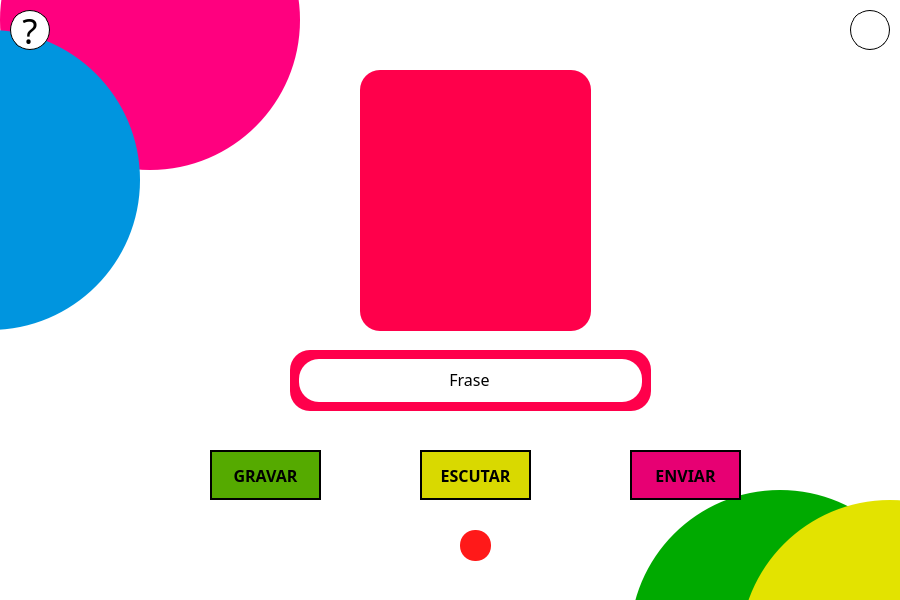
<?xml version="1.0" encoding="UTF-8"?>
<ui version="4.0">
 <class>MainWindow</class>
 <widget class="QMainWindow" name="MainWindow">
  <property name="geometry">
   <rect>
    <x>0</x>
    <y>0</y>
    <width>900</width>
    <height>600</height>
   </rect>
  </property>
  <property name="minimumSize">
   <size>
    <width>900</width>
    <height>600</height>
   </size>
  </property>
  <property name="maximumSize">
   <size>
    <width>900</width>
    <height>600</height>
   </size>
  </property>
  <property name="windowTitle">
   <string>Gravacao</string>
  </property>
  <widget class="QWidget" name="centralwidget">
   <widget class="QFrame" name="frame">
    <property name="geometry">
     <rect>
      <x>0</x>
      <y>0</y>
      <width>900</width>
      <height>600</height>
     </rect>
    </property>
    <property name="minimumSize">
     <size>
      <width>900</width>
      <height>600</height>
     </size>
    </property>
    <property name="styleSheet">
     <string notr="true">background-color: rgb(255, 255, 255);</string>
    </property>
    <property name="frameShape">
     <enum>QFrame::NoFrame</enum>
    </property>
    <property name="frameShadow">
     <enum>QFrame::Plain</enum>
    </property>
    <widget class="QFrame" name="frame_6">
     <property name="geometry">
      <rect>
       <x>0</x>
       <y>-130</y>
       <width>300</width>
       <height>300</height>
      </rect>
     </property>
     <property name="styleSheet">
      <string notr="true">background-color: rgb(255, 0, 127);
border-radius: 150px;</string>
     </property>
     <property name="frameShape">
      <enum>QFrame::NoFrame</enum>
     </property>
     <property name="frameShadow">
      <enum>QFrame::Raised</enum>
     </property>
    </widget>
    <widget class="QFrame" name="frame_9">
     <property name="geometry">
      <rect>
       <x>630</x>
       <y>490</y>
       <width>300</width>
       <height>300</height>
      </rect>
     </property>
     <property name="styleSheet">
      <string notr="true">background-color: rgb(0, 170, 0);
border-radius: 150px;</string>
     </property>
     <property name="frameShape">
      <enum>QFrame::NoFrame</enum>
     </property>
     <property name="frameShadow">
      <enum>QFrame::Raised</enum>
     </property>
     <widget class="QFrame" name="frame_8">
      <property name="geometry">
       <rect>
        <x>110</x>
        <y>10</y>
        <width>300</width>
        <height>300</height>
       </rect>
      </property>
      <property name="styleSheet">
       <string notr="true">background-color:rgb(227, 227, 0);
border-radius: 150px;</string>
      </property>
      <property name="frameShape">
       <enum>QFrame::NoFrame</enum>
      </property>
      <property name="frameShadow">
       <enum>QFrame::Raised</enum>
      </property>
     </widget>
    </widget>
    <widget class="QPushButton" name="bt_toHome">
     <property name="geometry">
      <rect>
       <x>850</x>
       <y>10</y>
       <width>40</width>
       <height>40</height>
      </rect>
     </property>
     <property name="font">
      <font>
       <family>Berlin Sans FB</family>
       <pointsize>26</pointsize>
      </font>
     </property>
     <property name="styleSheet">
      <string notr="true">QAbstractButton{
background-image: url(:/icones/home.png);
	background-repeat: no-repeat;	
	background-position: center;
	border: 1px solid black;
	border-radius: 20px;
}
QAbstractButton:hover{
background-color: rgb(231, 231, 231);
}</string>
     </property>
     <property name="text">
      <string/>
     </property>
    </widget>
    <widget class="QFrame" name="frame_7">
     <property name="geometry">
      <rect>
       <x>-160</x>
       <y>30</y>
       <width>300</width>
       <height>300</height>
      </rect>
     </property>
     <property name="styleSheet">
      <string notr="true">background-color:rgb(0, 149, 223);
border-radius: 150px;</string>
     </property>
     <property name="frameShape">
      <enum>QFrame::NoFrame</enum>
     </property>
     <property name="frameShadow">
      <enum>QFrame::Raised</enum>
     </property>
    </widget>
    <widget class="QPushButton" name="bt_gravar">
     <property name="geometry">
      <rect>
       <x>210</x>
       <y>450</y>
       <width>111</width>
       <height>50</height>
      </rect>
     </property>
     <property name="font">
      <font>
       <family>Berlin Sans FB Demi</family>
       <pointsize>12</pointsize>
       <weight>75</weight>
       <bold>true</bold>
      </font>
     </property>
     <property name="styleSheet">
      <string notr="true">QAbstractButton{
	background-color: rgb(85, 170, 0);
	border: 2px solid rgb(0, 0, 0);
}
QAbstractButton:hover{
background-color: rgb(98, 197, 0);
}</string>
     </property>
     <property name="text">
      <string>GRAVAR</string>
     </property>
    </widget>
    <widget class="QFrame" name="frame_2">
     <property name="geometry">
      <rect>
       <x>360</x>
       <y>70</y>
       <width>231</width>
       <height>261</height>
      </rect>
     </property>
     <property name="styleSheet">
      <string notr="true">QFrame{
	background-color: rgb(255, 0, 75);
	border: 0;
	border-radius: 20px;
}</string>
     </property>
     <property name="frameShape">
      <enum>QFrame::NoFrame</enum>
     </property>
     <property name="frameShadow">
      <enum>QFrame::Raised</enum>
     </property>
     <widget class="QFrame" name="imagem">
      <property name="geometry">
       <rect>
        <x>9</x>
        <y>10</y>
        <width>211</width>
        <height>241</height>
       </rect>
      </property>
      <property name="styleSheet">
       <string notr="true">QFrame{
	
	background-image: url(:/imagens_palavras/cachorro.png);
	background-repeat: no-repeat;
	border: 0;
	border-radius: 20px;
}</string>
      </property>
      <property name="frameShape">
       <enum>QFrame::StyledPanel</enum>
      </property>
      <property name="frameShadow">
       <enum>QFrame::Raised</enum>
      </property>
     </widget>
    </widget>
    <widget class="QFrame" name="frame_4">
     <property name="geometry">
      <rect>
       <x>290</x>
       <y>350</y>
       <width>361</width>
       <height>61</height>
      </rect>
     </property>
     <property name="styleSheet">
      <string notr="true">QFrame{
	background-color: rgb(255, 0, 75);
	border: 0;
	border-radius: 20px;
}</string>
     </property>
     <property name="frameShape">
      <enum>QFrame::NoFrame</enum>
     </property>
     <property name="frameShadow">
      <enum>QFrame::Raised</enum>
     </property>
     <layout class="QVBoxLayout" name="verticalLayout">
      <item>
       <widget class="QFrame" name="frame_5">
        <property name="styleSheet">
         <string notr="true">QFrame{
	background-color: rgb(255, 255, 255);
	border: 0;
	border-radius: 20px;
}</string>
        </property>
        <property name="frameShape">
         <enum>QFrame::StyledPanel</enum>
        </property>
        <property name="frameShadow">
         <enum>QFrame::Raised</enum>
        </property>
        <widget class="QLabel" name="label_frase">
         <property name="geometry">
          <rect>
           <x>20</x>
           <y>0</y>
           <width>301</width>
           <height>41</height>
          </rect>
         </property>
         <property name="font">
          <font>
           <family>Berlin Sans FB</family>
           <pointsize>12</pointsize>
          </font>
         </property>
         <property name="text">
          <string>Frase</string>
         </property>
         <property name="alignment">
          <set>Qt::AlignCenter</set>
         </property>
        </widget>
       </widget>
      </item>
     </layout>
    </widget>
    <widget class="QPushButton" name="bt_escutar">
     <property name="geometry">
      <rect>
       <x>420</x>
       <y>450</y>
       <width>111</width>
       <height>50</height>
      </rect>
     </property>
     <property name="font">
      <font>
       <family>Berlin Sans FB Demi</family>
       <pointsize>12</pointsize>
       <weight>75</weight>
       <bold>true</bold>
      </font>
     </property>
     <property name="styleSheet">
      <string notr="true">QAbstractButton{
	background-color:rgb(217, 217, 0);
	border: 2px solid rgb(0, 0, 0);
}
QAbstractButton:hover{
background-color: rgb(240, 240, 0);
}</string>
     </property>
     <property name="text">
      <string>ESCUTAR</string>
     </property>
    </widget>
    <widget class="QPushButton" name="bt_enviar">
     <property name="geometry">
      <rect>
       <x>630</x>
       <y>450</y>
       <width>111</width>
       <height>50</height>
      </rect>
     </property>
     <property name="font">
      <font>
       <family>Berlin Sans FB Demi</family>
       <pointsize>12</pointsize>
       <weight>75</weight>
       <bold>true</bold>
      </font>
     </property>
     <property name="styleSheet">
      <string notr="true">QAbstractButton{
	background-color: rgb(231, 0, 115);
	border: 2px solid rgb(0, 0, 0);
}
QAbstractButton:hover{
background-color: rgb(245, 0, 122);
}</string>
     </property>
     <property name="text">
      <string>ENVIAR</string>
     </property>
    </widget>
    <widget class="QPushButton" name="bt_info">
     <property name="geometry">
      <rect>
       <x>10</x>
       <y>10</y>
       <width>40</width>
       <height>40</height>
      </rect>
     </property>
     <property name="font">
      <font>
       <family>Berlin Sans FB</family>
       <pointsize>26</pointsize>
      </font>
     </property>
     <property name="styleSheet">
      <string notr="true">QAbstractButton{
	background-color: rgb(255, 255, 255);
	border: 1px solid black;
	border-radius: 20px;
}
QAbstractButton:hover{
background-color: rgb(231, 231, 231);
}</string>
     </property>
     <property name="text">
      <string>?</string>
     </property>
    </widget>
    <widget class="QPushButton" name="bt_direita">
     <property name="geometry">
      <rect>
       <x>657</x>
       <y>370</y>
       <width>25</width>
       <height>25</height>
      </rect>
     </property>
     <property name="font">
      <font>
       <family>Berlin Sans FB Demi</family>
       <pointsize>12</pointsize>
       <weight>75</weight>
       <bold>true</bold>
      </font>
     </property>
     <property name="styleSheet">
      <string notr="true">QPushButton{	
	background-image: url(:/icones/direita.png);
	border: 0;
	border-radius: 12px;
	color: white;
}</string>
     </property>
     <property name="text">
      <string/>
     </property>
    </widget>
    <widget class="QPushButton" name="bt_esquerda">
     <property name="geometry">
      <rect>
       <x>260</x>
       <y>370</y>
       <width>25</width>
       <height>25</height>
      </rect>
     </property>
     <property name="font">
      <font>
       <family>Berlin Sans FB Demi</family>
       <pointsize>11</pointsize>
       <weight>75</weight>
       <bold>true</bold>
      </font>
     </property>
     <property name="styleSheet">
      <string notr="true">QPushButton{
	background-image: url(:/icones/botao-de-pausa.png);
	border: 0;
	border-radius: 12px;
	color: white;
}</string>
     </property>
     <property name="text">
      <string/>
     </property>
    </widget>
    <widget class="QFrame" name="frame_3">
     <property name="geometry">
      <rect>
       <x>460</x>
       <y>530</y>
       <width>31</width>
       <height>31</height>
      </rect>
     </property>
     <property name="styleSheet">
      <string notr="true">background-color: rgb(255, 25, 25);
border-radius: 15px;
</string>
     </property>
     <property name="frameShape">
      <enum>QFrame::StyledPanel</enum>
     </property>
     <property name="frameShadow">
      <enum>QFrame::Raised</enum>
     </property>
    </widget>
   </widget>
  </widget>
 </widget>
 <resources>
  <include location="../imagens/imagens.qrc"/>
 </resources>
 <connections/>
</ui>
